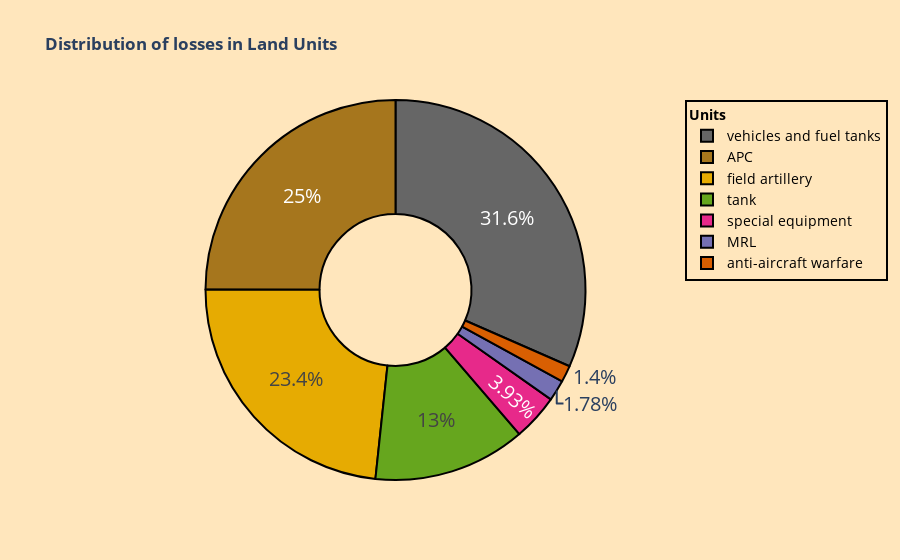

The notebook cell this image was saved under:
### Markdown cell above
<div style="background-color: #8B0000; color: white; font-family: Arial, sans-serif; text-align: center; padding: 10px;">
    <h2>Land Units Destruction</h2>
</div>

### Code cell
# Filter data by type of unit.
filtered_data1 = cumulative_losses1[cumulative_losses1['unit_type'] == 'Land Units']

# Create donut chart.
fig = px.pie(filtered_data1, values='unit_amount', names='unit', hole=0.4, title='<b>Distribution of losses in Land Units</b>', color_discrete_sequence=px.colors.qualitative.Dark2_r)

# Customize donut chart.
fig.update_traces(
    hoverinfo='label+percent',
    textfont_size=20,
    marker=dict(line=dict(color='#000000', width=2))
)

    
fig.update_layout(
paper_bgcolor='rgba(255, 230, 188, 1)',  
plot_bgcolor='rgba(255,255,255,1)',      
legend=dict(
    title=dict(
        text='<b style="display: block; text-align: center;">Units</b>',
        font=dict(size=14, color='black')
    ),
    font=dict(size=14, color='black'),
    bgcolor='rgba(255, 230, 188, 1)',  
    bordercolor='black',  
    borderwidth=2,  
    x=1,  
    y=1,  
    xanchor='left',  
    yanchor='top'  
),
    )

fig.show()

### Figure 1 — Plotly figure (JSON) as saved in the notebook; plotly's stock layout.template omitted (floating-point values rounded to 4 significant figures)
{"data": [{"domain": {"x": [0, 1], "y": [0, 1]}, "hole": 0.4, "hoverinfo": "label+percent", "hovertemplate": "unit=%{label}<br>unit_amount=%{value}<extra></extra>", "labels": ["vehicles and fuel tanks", "APC", "field artillery", "tank", "special equipment", "MRL", "anti-aircraft warfare"], "legendgroup": "", "marker": {"line": {"color": "#000000", "width": 2}}, "name": "", "showlegend": true, "textfont": {"size": 20}, "type": "pie", "values": [19643, 15524, 14533, 8080, 2448, 1110, 873]}], "layout": {"legend": {"bgcolor": "rgba(255, 230, 188, 1)", "bordercolor": "black", "borderwidth": 2, "font": {"color": "black", "size": 14}, "title": {"font": {"color": "black", "size": 14}, "text": "<b style=\"display: block; text-align: center;\">Units</b>"}, "tracegroupgap": 0, "x": 1, "xanchor": "left", "y": 1, "yanchor": "top"}, "paper_bgcolor": "rgba(255, 230, 188, 1)", "piecolorway": ["rgb(102,102,102)", "rgb(166,118,29)", "rgb(230,171,2)", "rgb(102,166,30)", "rgb(231,41,138)", "rgb(117,112,179)", "rgb(217,95,2)", "rgb(27,158,119)"], "plot_bgcolor": "rgba(255,255,255,1)", "title": {"text": "<b>Distribution of losses in Land Units</b>"}}}
